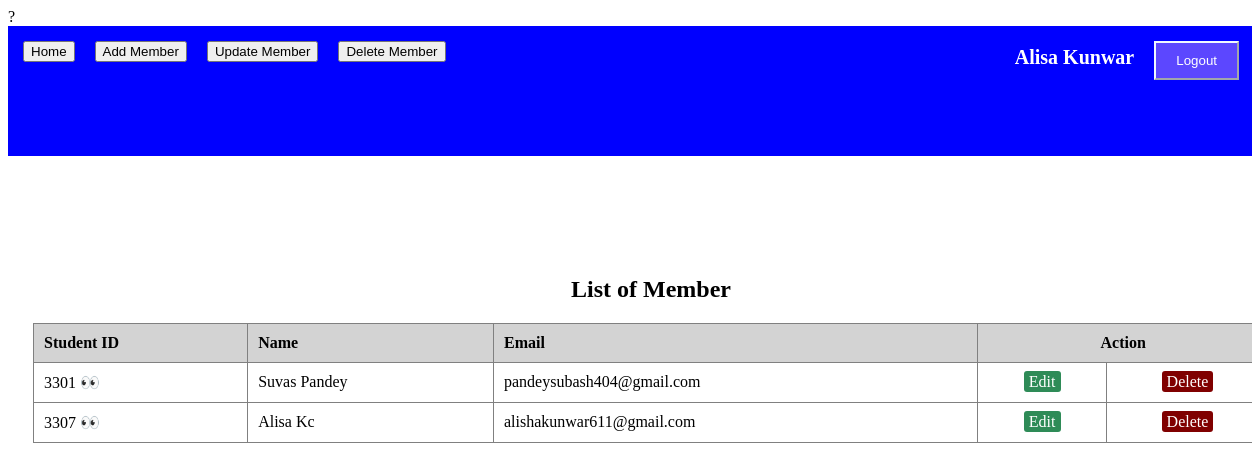
Page /librarian/member/memberview.php (signed in) on the committed database.
### tables this page shows
CREATE TABLE `students` (
  `id` int(11)  PRIMARY KEY,
  `name` varchar(255) NOT NULL,
  `email` varchar(255) NOT NULL
);

### librarian/member/memberview.php (the view, shortened to what this page needs)
<?php
require "../../database_conn.php";
  $results = mysqli_query($con, "SELECT * FROM students") or die; ?>
<!DOCTYPE html>
<html>
  <head>
    <link rel="stylesheet" type="text/css" href="../../css/footerheader.css" />
    <link rel="stylesheet" type="text/css" href="../css/dashboard.css" />
    <link rel="stylesheet" type="text/css" href="css/memberview.css" />
  </head>
  <body>
    <header class="header">
  <nav>
    <a href="../index.php" class="nav-list"><button>Home</button></a>
    <a href="#" class="nav-list"><button>Add Member</button></a>
    <a href="#" class="nav-list"><button>Update Member</button></a>
    <a href="#" class="nav-list"><button>Delete Member</button></a>
  </nav>
  <div style="display: flex;">
        <p id="account"><b><?php echo $_SESSION["name"]; ?></b></p>
        <a href="../../logout.php" ><button id="logout">Logout</button></a>
        </div>
</header>
    <main id="main">
    <h2 id="view">List of Member</h2>
      <table>
      <thead>
        <tr>
          <th>Student ID</th>
          <th>Name</th>
          <th>Email</th>
          <th colspan="2" style=" text-align:center;">Action</th>
        </tr>
</thead>
        <?php while ($row = mysqli_fetch_array($results)) { ?>
        <tr>
          <td><?php echo $row['id']; ?>
          <a href="../member/showbook.php?id=<?php echo $row['id']; ?>" id="eye"> &#x1F440;</a></td></td>
          <td><?php echo $row['name']; ?></td>
          <td><?php echo $row['email'];?>
          <td style=" text-align:center;">
				<a href="#?id=<?php echo $row['id']; ?>" class="edit_btn" >Edit</a>
			</td>
			<td style=" text-align:center;">
				<a href="#?id=<?php echo $row['id']; ?>" class="del_btn">Delete</a>
			</td>
        </tr>
	<?php } ?>
        </table>
    </main>
  </body>
</html>

### css/footerheader.css (style rules this page uses)
.header { text-align: left; padding: 15px; background-color:blue ; color: white; position:sticky; top: 0; width: 100%; font-size: 20px; font-weight: bold; margin-bottom:0; }
a { color:blue; text-decoration: none; }
#logout { margin-right: 20px; }

### librarian/css/dashboard.css (style rules this page uses)
#logout { background-color: rgb(92, 71, 255); color: white; padding: 10px 20px; text-decoration: none; border-color: aliceblue; }
#account { margin-top: 5px; margin-right: 20px; }
header { background-color:blue; display: flex; justify-content: space-between; padding: 2px; color:white; height:100px; }
button { cursor: pointer; }

### librarian/member/css/memberview.css (style rules this page uses)
table { width:100%; border-collapse: collapse; }
th, td { border: 1px solid gray; padding: 10px; text-align: left; }
th { background-color: lightgray; }
nav { display: flex; }
.nav-list { margin-right: 20px; color:white; }
#main { justify-content: center; align-items: center; padding-left: 25px; padding-right: 25px; padding-top: 100px; height: 100% ; width:100% }
#view { text-align: center; }
.edit_btn { text-decoration: none; padding: 2px 5px; background: #2E8B57; color: white; border-radius: 3px; }
.del_btn { text-decoration: none; padding: 2px 5px; color: white; border-radius: 3px; background: #800000; }
td { position: relative; }

### rows in the picture
students: id "3301", name "Suvas Pandey", email "pandeysubash404@gmail.com"
students: id "3307", name "Alisa Kc", email "alishakunwar611@gmail.com"

### other values in the picture
$_SESSION["name"] "Alisa Kunwar"
